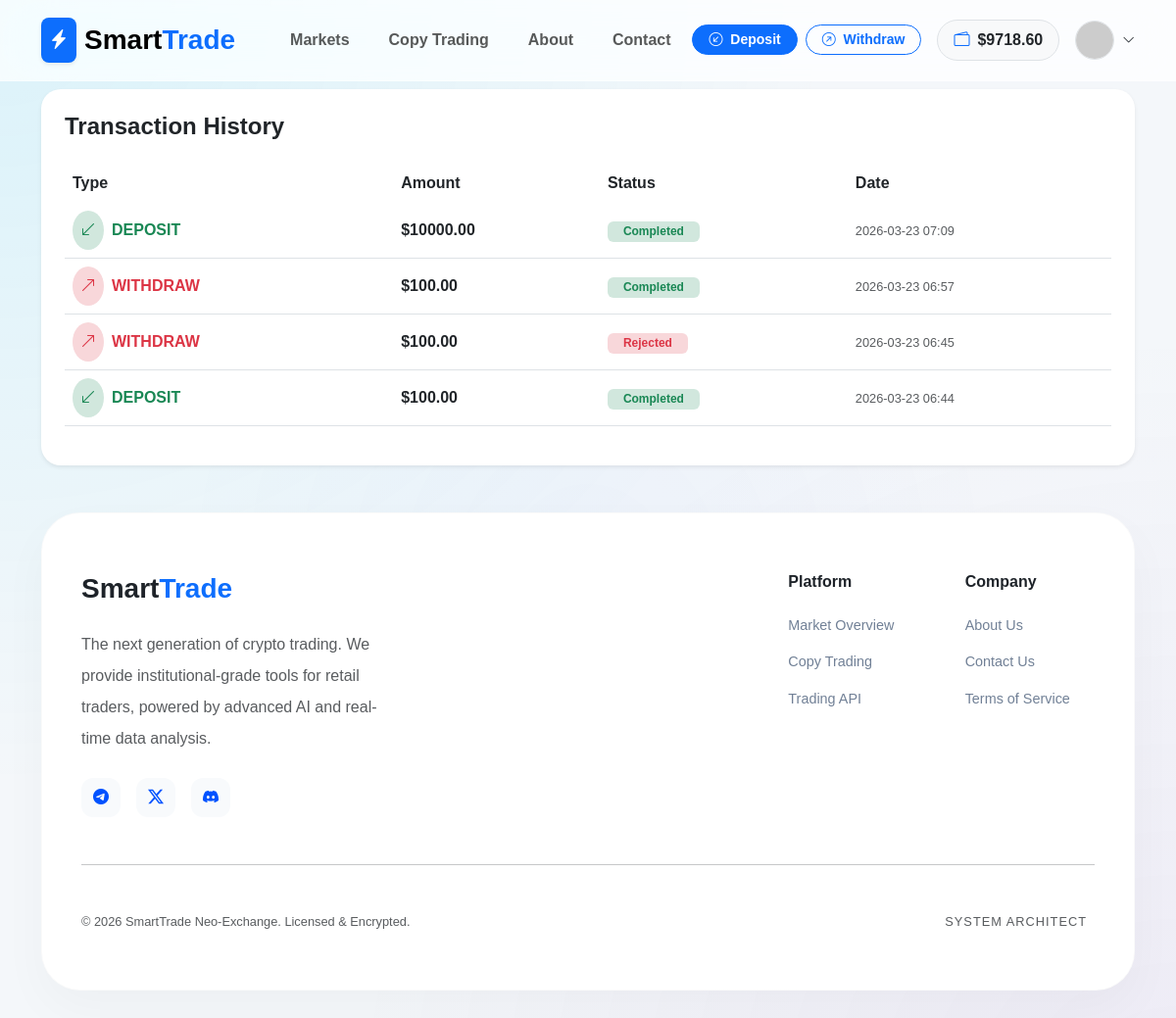
The app's page /transactions/history/ (signed in), older data.
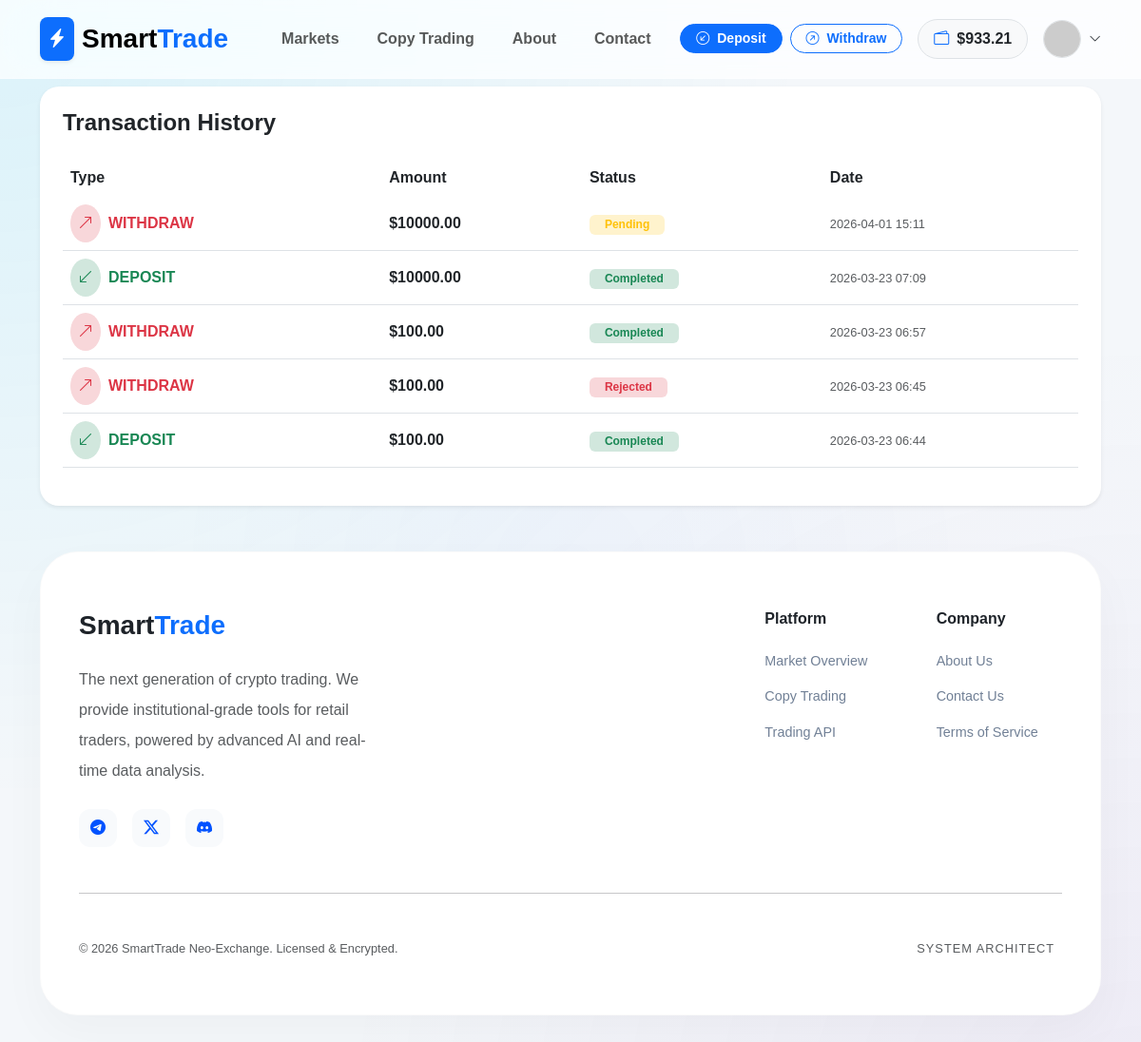
The same page, newer data.
### apps/accounts/models.py (models this page shows, shortened)
class User(AbstractUser):
    email = models.EmailField(unique=True, verbose_name="Email Address")
    balance = models.DecimalField(
        max_digits=20,
        decimal_places=2,
        default=0.00,
        verbose_name="Total Balance (USDT)"
    )
    wallet_address = models.CharField(
        max_length=255,
        blank=True,
        null=True,
        verbose_name="User Wallet Address"
    )
    is_verified = models.BooleanField(default=True)
    referred_by = models.ForeignKey('self', on_delete=models.SET_NULL, null=True, blank=True)
    referral_code = models.CharField(max_length=10, unique=True, blank=True)
    USERNAME_FIELD = 'email'
    REQUIRED_FIELDS = ['username']
    class Meta:
        verbose_name = 'User'
        verbose_name_plural = 'Users'

### apps/transactions/models.py (models this page shows, shortened)
class Transaction(models.Model):
    TRANSACTION_TYPES = (
        ('deposit', 'Deposit'),
        ('withdraw', 'Withdraw'),
    )
    STATUS_CHOICES = (
        ('pending', 'Pending'),
        ('approved', 'Approved'),
        ('rejected', 'Rejected'),
    )
    user = models.ForeignKey(settings.AUTH_USER_MODEL, on_delete=models.CASCADE)
    tx_type = models.CharField(max_length=10, choices=TRANSACTION_TYPES)
    amount = models.DecimalField(max_digits=20, decimal_places=2)
    fee = models.DecimalField(max_digits=20, decimal_places=2, default=0.00)
    currency = models.CharField(max_length=10, default='USDT')
    tx_hash = models.CharField(max_length=255)
    status = models.CharField(max_length=10, choices=STATUS_CHOICES, default='pending')
    created_at = models.DateTimeField(auto_now_add=True)
    updated_at = models.DateTimeField(auto_now=True)
    NETWORK_CHOICES = (
        ('TRC20', 'TRC20'),
        ('BEP20', 'BEP20'),
    )
    network = models.CharField(max_length=10, choices=NETWORK_CHOICES, default='TRC20')

### apps/transactions/views.py (the view)
# urls.py: path('history/', views.transaction_history, name='history'),
@login_required
def transaction_history(request):
    transactions = Transaction.objects.filter(user=request.user).order_by('-created_at')
    return render(request, 'transactions/history.html', {
        'transactions': transactions,
        'page_title': 'Transaction History'
    })

### apps/accounts/views.py (called while the page is built)
def user_notifications(request):
    if request.user.is_authenticated:
        return {
            'unread_notifications': request.user.notifications.filter(is_read=False).order_by('-created_at')
        }
    return {}

### templates/transactions/history.html
{% extends 'base.html' %}
{% block content %}
<div class="card border-0 shadow-sm" style="border-radius: 20px;">
    <div class="card-body p-4">
        <h4 class="fw-bold mb-4">Transaction History</h4>
        <div class="table-responsive">
            <table class="table table-hover align-middle">
                <thead class="bg-light">
                    <tr>
                        <th class="border-0">Type</th>
                        <th class="border-0">Amount</th>
                        <th class="border-0">Status</th>
                        <th class="border-0">Date</th>
                    </tr>
                </thead>
                <tbody>
                    {% for tx in transactions %}
                    <tr onclick="window.location='{% url 'transactions:transaction_detail' tx.id %}'" style="cursor: pointer;">                        <td>
                            <div class="d-flex align-items-center">
                                <div class="p-2 rounded-circle {% if tx.tx_type == 'deposit' %}bg-success-subtle{% else %}bg-danger-subtle{% endif %} me-2">
                                    <i class="bi {% if tx.tx_type == 'deposit' %}bi-arrow-down-left text-success{% else %}bi-arrow-up-right text-danger{% endif %}"></i>
                                </div>
                                <span class="fw-bold {% if tx.tx_type == 'deposit' %}text-success{% else %}text-danger{% endif %}">
                                    {{ tx.tx_type|upper }}
                                </span>
                            </div>
                        </td>
                        <td class="fw-bold">${{ tx.amount }}</td>
                        <td>
                            {% if tx.status == 'approved' %}
                                <span class="badge bg-success-subtle text-success px-3">Completed</span>
                            {% elif tx.status == 'pending' %}
                                <span class="badge bg-warning-subtle text-warning px-3">Pending</span>
                            {% else %}
                                <span class="badge bg-danger-subtle text-danger px-3">Rejected</span>
                            {% endif %}
                        </td>
                        <td class="text-muted small">{{ tx.created_at|date:"Y-m-d H:i" }}</td>
                    </tr>
                    {% empty %}
                    <tr>
                        <td colspan="4" class="text-center py-5 text-muted">No transactions recorded yet.</td>
                    </tr>
                    {% endfor %}
                </tbody>
            </table>
        </div>
    </div>
</div>
{% endblock %}

### templates/base.html (shortened to what the changed rows need)
<!DOCTYPE html>
<html lang="en">
<head>
    <link href="https://cdn.jsdelivr.net/npm/bootstrap@5.3.0/dist/css/bootstrap.min.css" rel="stylesheet">
    <link rel="stylesheet" href="https://cdn.jsdelivr.net/npm/bootstrap-icons@1.11.0/font/bootstrap-icons.css">
    <link href="https://cdn.jsdelivr.net/gh/rastikerdar/vazirmatn@v33.003/Vazirmatn-font-face.css" rel="stylesheet">
    <link rel="stylesheet" href="https://cdnjs.cloudflare.com/ajax/libs/animate.css/4.1.1/animate.min.css"/>
</head>
<body>
<nav class="navbar navbar-expand-lg sticky-top d-none d-lg-block">
    <div class="container">
        <div class="collapse navbar-collapse">
            <div class="ms-auto d-flex align-items-center gap-3">
                {% if user.is_authenticated %}
                    <div class="d-none d-xl-flex gap-2">
                        <a href="{% url 'transactions:deposit' %}" class="btn btn-sm btn-primary rounded-pill px-3 fw-bold">
                            <i class="bi bi-arrow-down-left-circle me-1"></i> Deposit
                        </a>
                        <a href="{% url 'transactions:withdraw' %}" class="btn btn-sm btn-outline-primary rounded-pill px-3 fw-bold">
                            <i class="bi bi-arrow-up-right-circle me-1"></i> Withdraw
                        </a>
                    </div>
                    <div class="bg-light px-3 py-2 rounded-pill fw-bold border d-flex align-items-center">
                        <i class="bi bi-wallet2 text-primary me-2"></i>
                        <span class="text-dark">${{ user.balance|floatformat:2 }}</span>
                    </div>
                    <div class="dropdown">
                        <div class="d-flex align-items-center gap-2" data-bs-toggle="dropdown" style="cursor:pointer">
                            <img src="https://ui-avatars.com/api/?name={{ user.username }}&background=0052FF&color=fff&bold=true" class="rounded-circle border" width="40" height="40">
                            <i class="bi bi-chevron-down small"></i>
                        </div>
                    </div>
                {% else %}
                    <a href="{% url 'accounts:login' %}" class="btn fw-bold px-4">Login</a>
                    <a href="{% url 'accounts:register' %}" class="btn btn-primary rounded-pill px-4 fw-bold shadow-sm">Join Now</a>
                {% endif %}
            </div>
        </div>
    </div>
</nav>
<div class="container mt-2 animate__animated animate__fadeIn">
    {% block content %}{% endblock %}
</div>
</body>
</html>

Row changes from the older to the newer data that the page shows:
changed User: balance "9718.60" → "933.21"
added Transaction: tx_type "WITHDRAW", amount "10000.00", status "Pending", created_at "2026-04-01 15:11"
